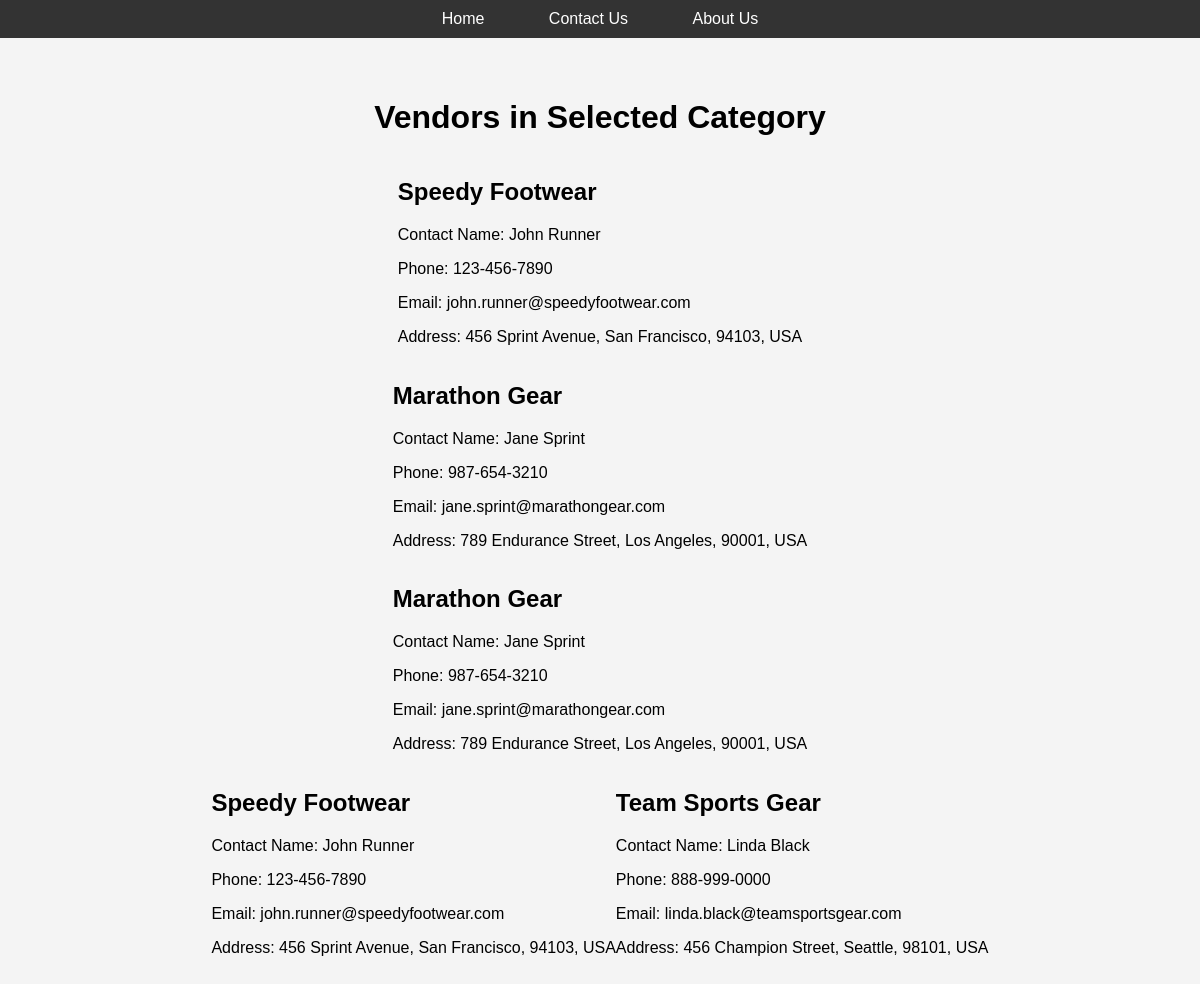
The app's page /User.php/vendors.php?category_id=11, older data.
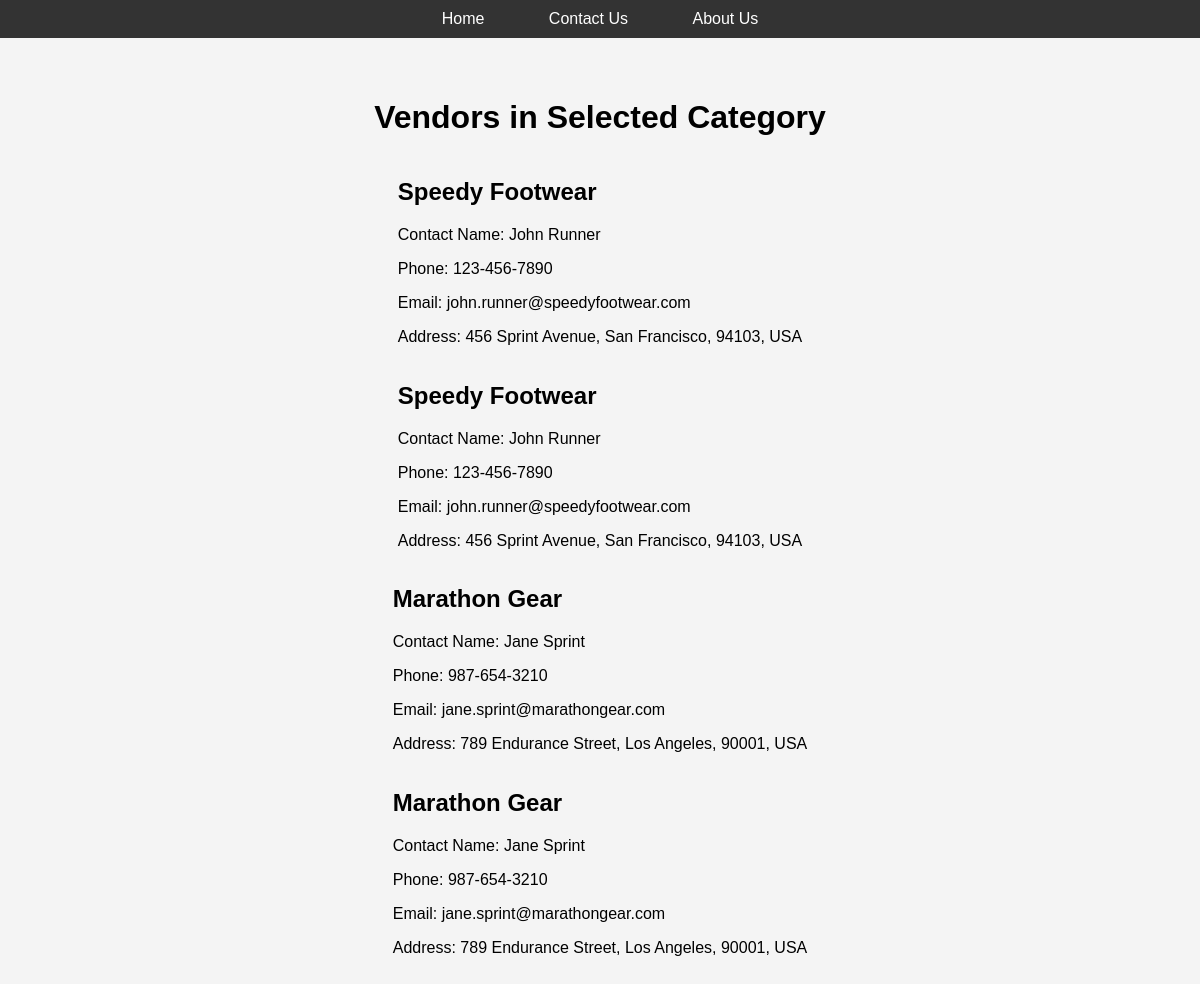
The same page, newer data.
### tables this page shows
CREATE TABLE Vendor (
    VendorID INT PRIMARY KEY,
    VendorName VARCHAR(100),
    ContactName VARCHAR(100),
    Phone VARCHAR(20),
    Email VARCHAR(255),
    Address VARCHAR(255),
    City VARCHAR(100),
    PostalCode VARCHAR(20),
    Country VARCHAR(100),
    CreatedDate TIMESTAMP DEFAULT CURRENT_TIMESTAMP
);

### User.php/vendors.php (the view, shortened to what this page needs)
<?php
$categoryId = intval($_GET['category_id']);
function get_vendors_by_category($categoryId) {
    $sql = "SELECT v.VendorID, v.VendorName, v.ContactName, v.Phone, v.Email, v.Address, v.City, v.PostalCode, v.Country
            FROM Vendor v
            INNER JOIN Product p ON v.VendorID = p.VendorID
            WHERE p.CategoryID = ?";
    $stmt = $GLOBALS['conn']->prepare($sql);
    $stmt->bind_param("i", $categoryId);
    $stmt->execute();
    $result = $stmt->get_result();
    $rows = $result->fetch_all(MYSQLI_ASSOC);
    return $rows;
}
$vendors = get_vendors_by_category($categoryId);
?>
<!DOCTYPE html>
<html lang="en">
<head>
</head>
<body>
<div class="menu">
    <a href="index.php">Home</a>
    <a href="contact.php">Contact Us</a>
    <a href="about.php">About Us</a>
</div>
<div class="container">
    <h1>Vendors in Selected Category</h1>
    <?php if (count($vendors) > 0): ?>
       <?php foreach ($vendors as $vendor): ?>
    <div class="vendor-card" onclick="window.location.href='products.php?vendor_id=<?php echo $vendor['VendorID']; ?>'">
        <h2><?php echo htmlspecialchars($vendor['VendorName']); ?></h2>
        <p>Contact Name: <?php echo htmlspecialchars($vendor['ContactName']); ?></p>
        <p>Phone: <?php echo htmlspecialchars($vendor['Phone']); ?></p>
        <p>Email: <?php echo htmlspecialchars($vendor['Email']); ?></p>
        <p>Address: <?php echo htmlspecialchars($vendor['Address']) . ', ' . htmlspecialchars($vendor['City']) . ', ' . htmlspecialchars($vendor['PostalCode']) . ', ' . htmlspecialchars($vendor['Country']); ?></p>
    </div>
<?php endforeach; ?>
    <?php else: ?>
        <p>No vendors found for this category.</p>
    <?php endif; ?>
</div>
</body>
</html>

Row changes from the older to the newer data that the page shows:
removed vendor: VendorName "Team Sports Gear", ContactName "Linda Black", Phone "888-999-0000", Email "linda.black@teamsportsgear.com", Address "456 Champion Street", City "Seattle", PostalCode "98101", Country "USA"
